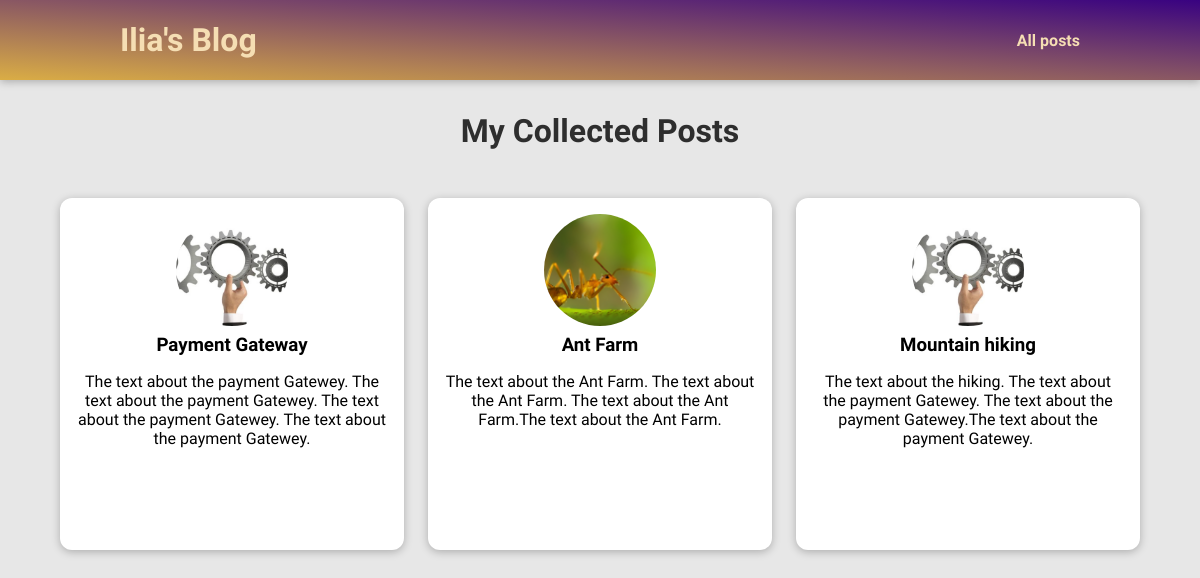
/posts/, run on the app's committed database.
### blog/models.py (models this page shows, shortened)
class Post(models.Model):
    title = models.CharField(max_length=50)
    author= models.ForeignKey(Author, on_delete=models.SET_NULL, related_name="posts", null = True)
    excerpt = models.CharField(max_length=300)
    image_name = models.CharField(max_length=50)
    date_created = models.DateField(auto_now_add=True)
    date_edited = models.DateField(auto_now=True)
    slug = models.SlugField(default="", null=False, db_index=True, unique=True)
    content = models.TextField(validators=[MinLengthValidator(10)])
    tag = models.ManyToManyField(Tag)

### blog/views.py (the view)
# urls.py: path("posts/", views.posts, name="posts-page"),
def posts(request):
  all_posts = Post.objects.all()
  return render(request, "blog/all-posts.html", {
    "all_posts": all_posts
  })

### blog/templates/blog/all-posts.html (shortened to what this page needs)
{% extends "base.html" %}
{% load static %}
{% block css_files %}
<link rel="stylesheet" href = "{% static "blog/post.css" %}">
<link rel="stylesheet" href = "{% static "blog/all-posts.css" %}">
{% endblock %}
{% block content %}
<section id = "all-posts">
    <h2>My Collected Posts</h2>
    <ul>
        {% for post in all_posts %}
        {% include "blog/includes/post.html"%}
        {% endfor %}
    </ul>
</section>
{% endblock %}

### blog/templates/blog/includes/post.html
{% load static %}
<li>
    <article class = "post">
        <a href="{% url "post-detail-page" slug=post.slug %}">
            <img src="{% static "blog/images/"|add:post.image_name %}" alt = "{{post.title}}">
            <div class = "post__content">
                <h3>{{post.title}}</h3>
                <p>
                    {{ post.excerpt }}
                </p>
            </div>
        </a>
    </article>
</li>

### static/app.css (style rules this page uses)
* { box-sizing: border-box; }
html { font-family: "Play", sans-serif; }
body { margin: 0; }
h1, h2, h3 { font-family: "Play", sans-serif; font-weight: bold; }

### blog/static/blog/post.css (style rules this page uses)
.post { display: flex; flex-direction: column; align-items: center; text-align: center; }
.post a { text-decoration: none; color: black; transition: all 0.2s ease; padding: 1rem; }
.post img { width: 5rem; height: 5rem; object-fit: cover; border-radius: 50%; }
.post h3 { margin: 0.25rem 0; }

### blog/static/blog/all-posts.css (style rules this page uses)
body { background-color: #e7e7e7; }
.post img { width: 7rem; height: 7rem; }
.post a { height: 22rem; transform-origin: center; box-shadow: 0 2px 8px rgba(0, 0, 0, 0.25); border-radius: 12px; background-color: white; }
#all-posts { margin: 7rem auto; width: 90%; max-width: 70rem; }
#all-posts h2 { text-align: center; font-size: 2rem; color: #2e2e2e; margin: 3rem 0; }
ul { list-style: none; margin: 0; padding: 0; display: grid; grid-template-columns: repeat(auto-fill, minmax(17rem, 1fr)); gap: 1.5rem; }

### data on the page
Post: image_name (picture), title "Payment Gateway", excerpt "The text about the payment Gatewey. The text about the payment Gatewey. The text about the payment Gatewey. The text about the payment Gatewey."
Post: image_name (picture), title "Ant Farm", excerpt "The text about the Ant Farm. The text about the Ant Farm. The text about the Ant Farm.The text about the Ant Farm."
Post: image_name (picture), title "Mountain hiking", excerpt "The text about the hiking. The text about the payment Gatewey. The text about the payment Gatewey.The text about the payment Gatewey."
